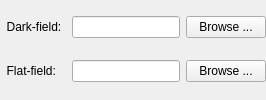
                <widget class="QWidget" name="ffc_correction" native="true">
                 <layout class="QGridLayout" name="gridLayout_4">
                  <property name="margin">
                   <number>0</number>
                  </property>
                  <property name="verticalSpacing">
                   <number>6</number>
                  </property>
                  <item row="0" column="0">
                   <widget class="QLabel" name="darks_label">
                    <property name="enabled">
                     <bool>true</bool>
                    </property>
                    <property name="sizePolicy">
                     <sizepolicy hsizetype="Fixed" vsizetype="Fixed">
                      <horstretch>0</horstretch>
                      <verstretch>0</verstretch>
                     </sizepolicy>
                    </property>
                    <property name="toolTip">
                     <string notr="true"/>
                    </property>
                    <property name="text">
                     <string>  Dark-field: </string>
                    </property>
                   </widget>
                  </item>
                  <item row="0" column="1">
                   <widget class="QLineEdit" name="darks_path_line">
                    <property name="enabled">
                     <bool>true</bool>
                    </property>
                    <property name="sizePolicy">
                     <sizepolicy hsizetype="Minimum" vsizetype="Fixed">
                      <horstretch>0</horstretch>
                      <verstretch>0</verstretch>
                     </sizepolicy>
                    </property>
                    <property name="toolTip">
                     <string notr="true"/>
                    </property>
                   </widget>
                  </item>
                  <item row="0" column="2">
                   <widget class="QPushButton" name="darks_path_button">
                    <property name="enabled">
                     <bool>true</bool>
                    </property>
                    <property name="sizePolicy">
                     <sizepolicy hsizetype="Fixed" vsizetype="Fixed">
                      <horstretch>0</horstretch>
                      <verstretch>0</verstretch>
                     </sizepolicy>
                    </property>
                    <property name="toolTip">
                     <string notr="true"/>
                    </property>
                    <property name="text">
                     <string>Browse ...</string>
                    </property>
                   </widget>
                  </item>
                  <item row="1" column="0">
                   <widget class="QLabel" name="flats_label">
                    <property name="enabled">
                     <bool>true</bool>
                    </property>
                    <property name="sizePolicy">
                     <sizepolicy hsizetype="Fixed" vsizetype="Fixed">
                      <horstretch>0</horstretch>
                      <verstretch>0</verstretch>
                     </sizepolicy>
                    </property>
                    <property name="toolTip">
                     <string notr="true"/>
                    </property>
                    <property name="lineWidth">
                     <number>0</number>
                    </property>
                    <property name="text">
                     <string>  Flat-field:   </string>
                    </property>
                   </widget>
                  </item>
                  <item row="1" column="1">
                   <widget class="QLineEdit" name="flats_path_line">
                    <property name="enabled">
                     <bool>true</bool>
                    </property>
                    <property name="sizePolicy">
                     <sizepolicy hsizetype="Minimum" vsizetype="Fixed">
                      <horstretch>0</horstretch>
                      <verstretch>0</verstretch>
                     </sizepolicy>
                    </property>
                    <property name="toolTip">
                     <string notr="true"/>
                    </property>
                   </widget>
                  </item>
                  <item row="1" column="2">
                   <widget class="QPushButton" name="flats_path_button">
                    <property name="enabled">
                     <bool>true</bool>
                    </property>
                    <property name="sizePolicy">
                     <sizepolicy hsizetype="Fixed" vsizetype="Fixed">
                      <horstretch>0</horstretch>
                      <verstretch>0</verstretch>
                     </sizepolicy>
                    </property>
                    <property name="toolTip">
                     <string notr="true"/>
                    </property>
                    <property name="text">
                     <string>Browse ...</string>
                    </property>
                   </widget>
                  </item>
                 </layout>
                </widget>
